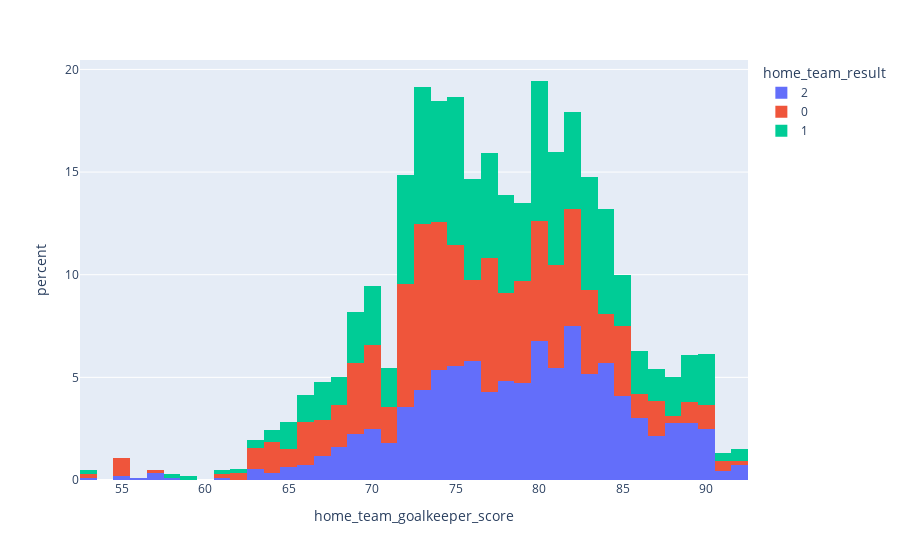

Notebook source saved alongside this figure:
### Code cell
# home_team_goalkeeper_score
fig = px.histogram(train, x='home_team_goalkeeper_score', 
                    color='home_team_result',
                    histnorm='percent',
                    #histnorm='probability density'
                    )
fig.show()

### Figure 1 — Plotly figure (JSON) as saved in the notebook; plotly's stock layout.template omitted (floating-point values rounded to 4 significant figures; data arrays with more than 128 entries replaced by an {"elided": "..."} marker saying what was removed)
{"data": [{"alignmentgroup": "True", "bingroup": "x", "histnorm": "percent", "hovertemplate": "home_team_result=2<br>home_team_goalkeeper_score=%{x}<br>percent=%{y}<extra></extra>", "legendgroup": "2", "marker": {"color": "#636efa", "pattern": {"shape": ""}}, "name": "2", "offsetgroup": "2", "orientation": "v", "showlegend": true, "type": "histogram", "x": {"elided": "933 int values"}, "xaxis": "x", "yaxis": "y"}, {"alignmentgroup": "True", "bingroup": "x", "histnorm": "percent", "hovertemplate": "home_team_result=0<br>home_team_goalkeeper_score=%{x}<br>percent=%{y}<extra></extra>", "legendgroup": "0", "marker": {"color": "#EF553B", "pattern": {"shape": ""}}, "name": "0", "offsetgroup": "0", "orientation": "v", "showlegend": true, "type": "histogram", "x": {"elided": "581 int values"}, "xaxis": "x", "yaxis": "y"}, {"alignmentgroup": "True", "bingroup": "x", "histnorm": "percent", "hovertemplate": "home_team_result=1<br>home_team_goalkeeper_score=%{x}<br>percent=%{y}<extra></extra>", "legendgroup": "1", "marker": {"color": "#00cc96", "pattern": {"shape": ""}}, "name": "1", "offsetgroup": "1", "orientation": "v", "showlegend": true, "type": "histogram", "x": {"elided": "527 int values"}, "xaxis": "x", "yaxis": "y"}], "layout": {"barmode": "relative", "legend": {"title": {"text": "home_team_result"}, "tracegroupgap": 0}, "margin": {"t": 60}, "xaxis": {"anchor": "y", "domain": [0, 1], "title": {"text": "home_team_goalkeeper_score"}}, "yaxis": {"anchor": "x", "domain": [0, 1], "title": {"text": "percent"}}}}
